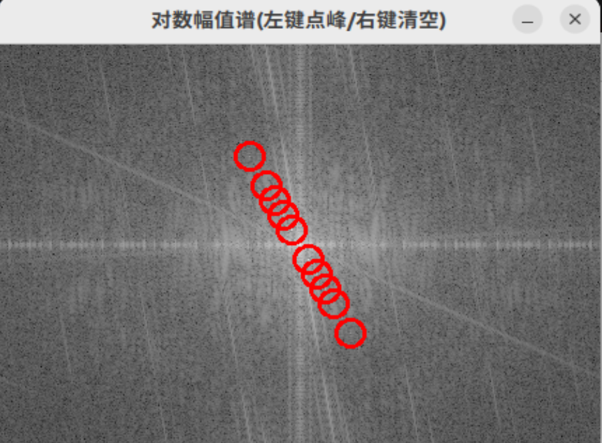
//> input picture opencv-exam/question5/（1）对数幅值谱.png, 602 x 443 px
$ ./5 '（1）对数幅值谱.png'   (built with g++ and OpenCV 4)
//> lines starting //> are read from the running program, lines starting //| are printed output that depends on the picture; after the words box and inside, x2 and y2 are one past the last pixel; in counts of white or black regions, pixels touching at a corner belong together
// 第5题 频域滤波 —— 周期性条纹(扫描线纹)干扰消除（交互式）
//
// 流程：
//   1. 灰度图乘以 (-1)^(x+y) 实现频谱中心化，再做二维 DFT
//   2. 计算对数幅值谱并显示/保存；条纹对应一对共轭亮峰
//   3. 定位亮峰（自动检测 / 参考图差值谱检测 / 命令行指定 / 鼠标点击）
//   4. 构造高斯陷波滤波器，每个峰与其共轭峰成对抑制
//   5. 逆 DFT 还原得到去条纹图像，自动保存全部结果图
//
// 峰值定位优先顺序：
//   a) 命令行手动指定（最可靠）
//   b) 参考图差值谱检测：|含噪图 - 参考图| 的频谱里条纹最干净，
//      检测到的峰基本就是真正的条纹峰（推荐，需 --ref 指定参考图）
//   c) 含噪图像本身的频谱自动检测（无参考图时）
//   之后仍可在窗口里用鼠标左键点击亮峰修正
//
// 运行示例：
//   ./question5 image51.png --ref image52.png --save
//   ./question5 image51.png u1 v1 u2 v2 ... --save
//
// 交互操作（在“对数幅值谱”窗口，仅非 --save 模式）：
//   左键点击亮峰    添加/移除该陷波对（再点一次即撤销）
//   右键            清空所有陷波
//   ] 或 +          加大 sigma（条纹变浅但没干净时用）
//   [ 或 -          减小 sigma（图像被磨糊时用）
//   ESC             退出
// ============================================================

#include <opencv2/opencv.hpp>
#include <cstdlib>
#include <filesystem>
#include <fstream>
#include <iostream>
#include <vector>

using namespace cv;
using namespace std;

// ---------- 可调参数 ----------
const int AUTO_PAIRS    = 5;    // 自动检测的亮峰对数（基频+谐波）
const int DC_RADIUS     = 10;   // 排除直流分量附近的搜索半径（条纹峰常离中心很近）
const int PROTECT_R     = 12;   // 保护半径：陷波绝不允许吃掉中心直流（防画面变黑）
const float MIN_PEAK_VAL = 10.0f;  // 峰值幅度下限
const float CONJ_RATIO  = 0.3f; // 共轭点亮度须达峰值的该比例（近直流峰因叠加背景
                                // 不对称，放宽到 0.3）

// ---------- 全局状态（供鼠标回调使用） ----------
static Mat g_planes[2];     // 中心化频谱的实部/虚部
static Mat g_sign;          // (-1)^(x+y) 中心化因子
static Mat g_mag;           // 幅值谱
static Mat g_visBase;       // 灰度版对数幅值谱（用于画标记）
static Mat g_ref;           // 参考图
static Mat g_src;           // 原图（灰度，用于拼对比图）
static vector<Point> g_peaks;
static int g_cx = 0, g_cy = 0;
static int g_sigma = 5;
static bool g_hasRef = false;
static bool g_headless = false;   // 无图形界面时只保存图片，不弹窗
static double g_psnrBefore = 0.0; // 去条纹前 PSNR（原图 vs 参考图）

// 共轭峰：实图像频谱关于原点共轭对称，中心化后即 (W-x, H-y)（取模，
// 兼容奇数尺寸；奇数尺寸时不能简单用 2*中心-x）
static Point conjugateOf(Point p, int w, int h) {
    return Point((w - p.x) % w, (h - p.y) % h);
}

// 在陷波掩膜上对 (p) 位置加一个高斯陷波（1 = 保留，0 = 完全抑制）
static void addNotch(Mat& mask, Point p, int sigma) {
    int r = 3 * sigma;
    for (int i = max(0, p.y - r); i <= min(mask.rows - 1, p.y + r); ++i) {
        for (int j = max(0, p.x - r); j <= min(mask.cols - 1, p.x + r); ++j) {
            float dx = float(j - p.x), dy = float(i - p.y);
            float g = 1.0f - expf(-(dx * dx + dy * dy) / (2.0f * sigma * sigma));
            mask.at<float>(i, j) *= g;
        }
    }
}

// [8 lines left out: function psnr, not called in this run]

// 用当前陷波列表重新滤波并刷新所有窗口
static void rebuild() {
    Mat notchMask = Mat::ones(g_mag.size(), CV_32F);
    int px = g_mag.cols / 2, py = g_mag.rows / 2;
    for (Point p : g_peaks) {
        if (p.x < 0 || p.x >= g_mag.cols || p.y < 0 || p.y >= g_mag.rows) continue;
        if (norm(p - Point(px, py)) <= PROTECT_R) continue;   // 靠近中心的一律跳过
        addNotch(notchMask, p, g_sigma);
    }
    // 保护直流区域：即使误点/误检到中心附近，也强制恢复为保留
    circle(notchMask, Point(px, py), PROTECT_R, Scalar(1.0f), FILLED);

    Mat planesF[2];
    multiply(g_planes[0], notchMask, planesF[0]);
    multiply(g_planes[1], notchMask, planesF[1]);
    Mat filtered;
    merge(planesF, 2, filtered);

    Mat result;
    idft(filtered, result, DFT_INVERSE | DFT_SCALE | DFT_REAL_OUTPUT);
    multiply(result, g_sign, result);            // 还原中心化
    Mat out8;
    result.convertTo(out8, CV_8U);               // 自动截断到 [0,255]
    imwrite("q5_restored.png", out8);

    Mat notchVis;
    notchMask.convertTo(notchVis, CV_8U, 255.0);
    imwrite("q5_notch_mask.png", notchVis);

    // PSNR 前后对比（需要参考图）
    double psnrAfter = g_hasRef ? psnr(out8, g_ref) : 0.0;
    if (g_hasRef) {
        ofstream f("q5_psnr.txt");
        f << "去条纹前 PSNR: " << g_psnrBefore << " dB" << endl;
        f << "去条纹后 PSNR: " << psnrAfter << " dB" << endl;
        f << "PSNR 提升量: " << (psnrAfter - g_psnrBefore) << " dB" << endl;
        f << "陷波对数: " << g_peaks.size() / 2
          << ", sigma: " << g_sigma << endl;
        f.close();
    }

    if (!g_headless) {
        imshow("陷波掩膜", notchVis);
        imshow("去条纹结果", out8);
    }

    // ---------- 保存四格对比图（提交报告用） ----------
    Mat srcBgr, outBgr, maskBgr, specBgr;
    cvtColor(g_src, srcBgr, COLOR_GRAY2BGR);
    cvtColor(out8, outBgr, COLOR_GRAY2BGR);
    cvtColor(notchVis, maskBgr, COLOR_GRAY2BGR);
    cvtColor(g_visBase, specBgr, COLOR_GRAY2BGR);
    for (Point p : g_peaks)
        circle(specBgr, p, 10, Scalar(0, 0, 255), 2);
    putText(srcBgr, "Original", Point(10, 30), FONT_HERSHEY_SIMPLEX, 0.9,
            Scalar(0, 0, 255), 2);
    putText(outBgr, "Restored", Point(10, 30), FONT_HERSHEY_SIMPLEX, 0.9,
            Scalar(0, 255, 0), 2);
    putText(specBgr, "Log Spectrum", Point(10, 30), FONT_HERSHEY_SIMPLEX, 0.9,
            Scalar(0, 255, 0), 2);
    putText(maskBgr, "Notch Mask", Point(10, 30), FONT_HERSHEY_SIMPLEX, 0.9,
            Scalar(0, 255, 0), 2);
    Mat top, bottom, compare;
    hconcat(srcBgr, outBgr, top);
    hconcat(specBgr, maskBgr, bottom);
    vconcat(top, bottom, compare);
    imwrite("q5_compare.png", compare);

    cout << "当前 " << g_peaks.size() / 2 << " 对陷波, sigma=" << g_sigma;
    if (g_hasRef) {
        cout << ", PSNR提升=" << (psnrAfter - g_psnrBefore)
             << " dB (" << g_psnrBefore << " -> " << psnrAfter << ")"
             << ", 结果已写入 q5_psnr.txt";
    }
    cout << endl;
}

// 打印幅度最大的候选峰（含共轭与幅度），用于人工核对真正的条纹峰
static void printTopPeaks(const Mat& mag, int n = 12) {
    int cx = mag.cols / 2, cy = mag.rows / 2;
    Mat work = mag.clone();
    Mat mask = Mat::ones(mag.size(), CV_8U);
    circle(mask, Point(cx, cy), DC_RADIUS, Scalar(0), FILLED);
    cout << "原谱候选峰(幅度从大到小):" << endl;
    for (int i = 0; i < n; ++i) {
        double v;
        Point p;
        minMaxLoc(work, nullptr, &v, nullptr, &p, mask);
        if (v < MIN_PEAK_VAL) break;
        Point c = conjugateOf(p, mag.cols, mag.rows);
        cout << "  (" << p.x << "," << p.y << ") amp=" << (long)v
             << "   共轭(" << c.x << "," << c.y << ") amp="
             << (long)mag.at<float>(c) << endl;
        int rr = max(3, DC_RADIUS / 3);
        circle(work, p, rr, Scalar(0), FILLED);
        circle(work, c, rr, Scalar(0), FILLED);
    }
}

// 在谱图上重画陷波标记
static void showPeaksOnSpectrum() {
    Mat visColor;
    cvtColor(g_visBase, visColor, COLOR_GRAY2BGR);
    for (Point p : g_peaks)
        circle(visColor, p, 10, Scalar(0, 0, 255), 2);
    if (!g_headless)
        imshow("对数幅值谱(左键点峰/右键清空)", visColor);
    imwrite("q5_spectrum_peaks.png", visColor);
}

// 鼠标交互：左键添加/移除陷波对，右键清空
// [37 lines left out: function onMouse, not called in this run]

// 自动找峰值：排除直流区域，找幅度最大的点，并验证其共轭点同样明亮
static void detectPeaks(const Mat& mag, vector<Point>& peaks) {
    int cx = mag.cols / 2, cy = mag.rows / 2;
    Mat work = mag.clone();
    Mat mask = Mat::ones(mag.size(), CV_8U);
    circle(mask, Point(cx, cy), DC_RADIUS, Scalar(0), FILLED);

    for (int i = 0; i < AUTO_PAIRS; ++i) {
        double maxVal = 0;
        Point p;
        minMaxLoc(work, nullptr, &maxVal, nullptr, &p, mask);
        if (maxVal < MIN_PEAK_VAL) break;
        Point conj = conjugateOf(p, mag.cols, mag.rows);

        double conjVal = mag.at<float>(conj);
        if (conjVal >= CONJ_RATIO * maxVal) {
            peaks.push_back(p);
            peaks.push_back(conj);
        }
        // 无论是否采用，都屏蔽该邻域，继续找下一对
        circle(work, p, DC_RADIUS / 2, Scalar(0), FILLED);
        circle(work, conj, DC_RADIUS / 2, Scalar(0), FILLED);
    }
}

int main(int argc, char** argv) {
    if (argc < 2) {
        cout << "用法: " << argv[0] << " 图像路径 [峰坐标...] "
                "[--ref 参考图] [--sigma 1~40] [--save]" << endl;
        return 0;
    }

    // ---------- 解析命令行 ----------
    string refPath = "q5_reference.png";
    vector<string> numArgs;
    for (int i = 1; i < argc; ++i) {
        string a = argv[i];
        if (a == "--save") {
            g_headless = true;
        } else if (a == "--ref" && i + 1 < argc) {
            refPath = argv[++i];
        } else if (a == "--sigma" && i + 1 < argc) {
            g_sigma = max(1, min(40, atoi(argv[++i])));
        } else if (i >= 2) {
            numArgs.push_back(a);
        }
    }
    if (!g_headless && getenv("DISPLAY") == nullptr) {
        g_headless = true;
        cout << "未检测到图形显示环境，自动进入“只保存图片”模式。" << endl;
    }

    Mat src = imread(argv[1], IMREAD_GRAYSCALE);
//> src: 443 rows x 602 cols, CV_8UC1; min 0, max 241, mean 114.9
    if (src.empty()) {
        cerr << "无法读取图像: " << argv[1] << endl;
        return -1;
    }
    g_src = src.clone();
    g_cx = src.cols / 2;
//> g_cx = 301
    g_cy = src.rows / 2;
//> g_cy = 221

    // ---------- 1. 频谱中心化 + 二维 DFT ----------
    Mat fsrc;
    src.convertTo(fsrc, CV_32F);
    g_sign = Mat::zeros(src.size(), CV_32F);   // (-1)^(x+y)
    for (int i = 0; i < src.rows; ++i)
        for (int j = 0; j < src.cols; ++j)
            g_sign.at<float>(i, j) = ((i + j) % 2 == 0) ? 1.0f : -1.0f;
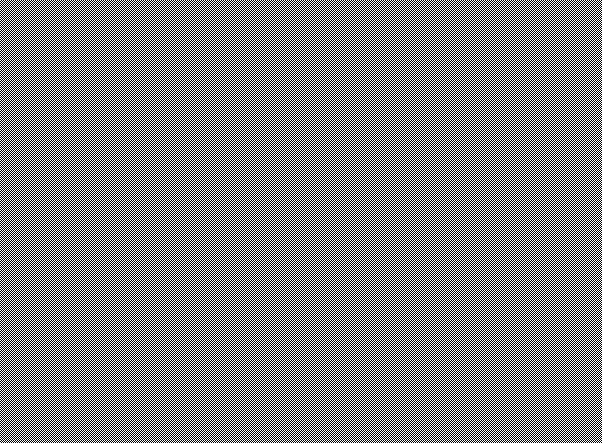
//> g_sign: 443 rows x 602 cols, CV_32FC1; values -1 (black) and 1 (white), 50% white in thin lines or dots
    multiply(fsrc, g_sign, fsrc);

    Mat complexI;
    dft(fsrc, complexI, DFT_COMPLEX_OUTPUT);
    split(complexI, g_planes);

    // ---------- 2. 对数幅值谱 ----------
    magnitude(g_planes[0], g_planes[1], g_mag);
    Mat logMag;
    log(g_mag + 1.0f, logMag);
    double maxLog;
    minMaxLoc(logMag, nullptr, &maxLog);
    double cap = maxLog * 0.95;              // 压缩直流动态范围，让中高频峰可见
    logMag.setTo(cap, logMag > cap);
    normalize(logMag, g_visBase, 0, 255, NORM_MINMAX);
    g_visBase.convertTo(g_visBase, CV_8U);
    imwrite("q5_log_spectrum.png", g_visBase);
    printTopPeaks(g_mag, 12);
//> in printTopPeaks, `circle(mask, Point(cx, cy), DC_RADIUS, Scalar(0), FILLED);`: mask: 443 rows x 602 cols, CV_8UC1; values 0 (black) and 1 (white), 99.9% white; 1 black region, box (x1, y1, x2, y2) and area: (291, 211, 312, 232) 317
//> the loop in printTopPeaks, `for (int i = 0; i < n; ++i)` made 12 passes
//> (v, p, c) on passes 1 to 12: (1590865.6, Point(301, 207), Point(301, 236)), (849738.1, Point(301, 203), Point(301, 240)), (807291.4, Point(301, 232), Point(301, 211)), (786565.2, Point(301, 196), Point(301, 247)), (530430.1, Point(301, 187), Point(301, 256)), (467124.2, Point(301, 176), Point(301, 267)), (396315.2, Point(301, 192), Point(301, 251)), (367405.4, Point(301, 166), Point(301, 277)), (297041.3, Point(301, 157), Point(301, 286)), (278133.4, Point(301, 183), Point(301, 260)), (262677.1, Point(301, 145), Point(301, 298)), (233376.1, Point(301, 172), Point(301, 271))
//|   (301,207) amp=1590865   共轭(301,236) amp=1590865
//|   (301,203) amp=849738   共轭(301,240) amp=849738
//|   (301,232) amp=807291   共轭(301,211) amp=807291
//|   (301,196) amp=786565   共轭(301,247) amp=786565
//|   (301,187) amp=530430   共轭(301,256) amp=530430
//|   (301,176) amp=467124   共轭(301,267) amp=467124
//|   (301,192) amp=396315   共轭(301,251) amp=396315
//|   (301,166) amp=367405   共轭(301,277) amp=367405
//> (output is shown up to pass 8 of 12)
//> after the loop in printTopPeaks, `for (int i = 0; i < n; ++i)`: work: 443 rows x 602 cols, CV_32FC1; min 0, max 18829128, mean 3917.5

    // ---------- 3. 参考图（用于差值谱定位条纹峰 + PSNR） ----------
    g_ref = imread(refPath, IMREAD_GRAYSCALE);
//> q5_reference.png cannot be read in this run, so this picture is empty
    if (g_ref.empty()) {
        // 未指定或默认名不存在时，尝试输入图同目录下的常见名字
        std::filesystem::path inPath(argv[1]);
        vector<string> names = {"q5_reference.png", "reference.png",
                                "ref.png", "image52.png"};
        for (const string& nm : names) {
            std::filesystem::path cand = inPath.parent_path() / nm;
            g_ref = imread(cand.string(), IMREAD_GRAYSCALE);
//> q5_reference.png cannot be read in this run, so this picture is empty
            if (!g_ref.empty()) {
                cout << "自动找到参考图: " << cand.string() << endl;
                break;
            }
        }
    }
    g_hasRef = (!g_ref.empty() && g_ref.size() == src.size());
    if (g_ref.empty())
        cout << "未找到参考图（可用 --ref 指定路径），将用原图谱检测。" << endl;
    else if (!g_hasRef)
        cout << "参考图尺寸不一致，仅用于 PSNR 会跳过；差值谱检测不可用。" << endl;
    if (g_hasRef) {
        g_psnrBefore = psnr(src, g_ref);
        cout << "去条纹前 PSNR(原图 vs 参考图) = " << g_psnrBefore << " dB" << endl;
    }

    // ---------- 4. 定位条纹峰（优先级：手动 > 差值谱 > 原图谱） ----------
    if (!numArgs.empty()) {
        for (size_t i = 0; i + 1 < numArgs.size(); i += 2)
            g_peaks.push_back(Point(atoi(numArgs[i].c_str()), atoi(numArgs[i + 1].c_str())));
        size_t n = g_peaks.size();
        for (size_t i = 0; i < n; ++i)
            g_peaks.push_back(conjugateOf(g_peaks[i], src.cols, src.rows));
        cout << "手动指定峰值(共轭由程序补充):" << endl;
    } else if (g_hasRef) {
        // 差值谱：条纹在 |含噪图 - 参考图| 的频谱里最干净
        Mat diff;
        absdiff(src, g_ref, diff);
        Mat df;
        diff.convertTo(df, CV_32F);
        multiply(df, g_sign, df);
        Mat dc;
        dft(df, dc, DFT_COMPLEX_OUTPUT);
        Mat dp[2];
        split(dc, dp);
        Mat dmag;
        magnitude(dp[0], dp[1], dmag);
        detectPeaks(dmag, g_peaks);
        cout << "参考差值谱检测到的条纹峰(含共轭):" << endl;
    } else {
        detectPeaks(g_mag, g_peaks);
//> the loop in detectPeaks, `for (int i = 0; i < AUTO_PAIRS; ++i)` made 5 passes
//> (maxVal, p, conj, conjVal) on passes 1 to 5: (1590865.6, Point(301, 207), Point(301, 236), 1590865.6), (786565.2, Point(301, 196), Point(301, 247), 786565.2), (530430.1, Point(301, 187), Point(301, 256), 530430.1), (467124.2, Point(301, 176), Point(301, 267), 467124.2), (367405.4, Point(301, 166), Point(301, 277), 367405.4)
//> after the loop in detectPeaks, `for (int i = 0; i < AUTO_PAIRS; ++i)`: work: 443 rows x 602 cols, CV_32FC1; min 0, max 18829128, mean 3949.7
//> g_peaks = 10 Points (x, y): [301, 207], [301, 236], [301, 196], [301, 247], [301, 187], [301, 256], [301, 176], [301, 267], [301, 166], [301, 277]
        cout << "原图谱自动检测到的峰值(含共轭):" << endl;
    }
    for (Point p : g_peaks)
        cout << "  (" << p.x << ", " << p.y << ")" << endl;
//> this loop made 10 passes
//|   (301, 207)
//|   (301, 236)
//|   (301, 196)
//|   (301, 247)
//|   (301, 187)
//|   (301, 256)
//|   (301, 176)
//|   (301, 267)
//> (output is shown up to pass 8 of 10)

    // ---------- 5. 显示 + 处理 ----------
    showPeaksOnSpectrum();
//> the loop in showPeaksOnSpectrum, `for (Point p : g_peaks)` made 10 passes
//> after the loop in showPeaksOnSpectrum, `for (Point p : g_peaks)`:
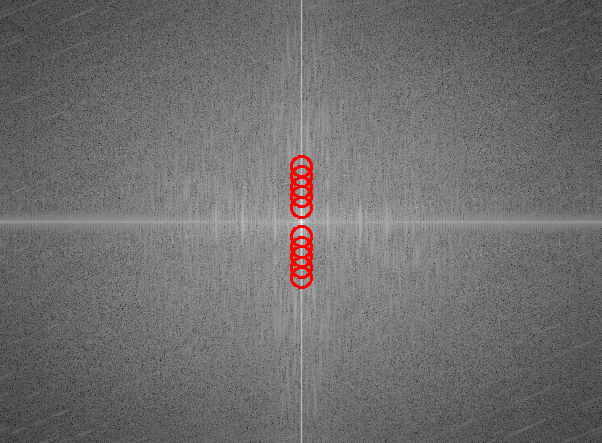
//> visColor: 443 rows x 602 cols, CV_8UC3; mean B, G, R 109.9, 109.9, 111.5
    rebuild();
//> the loop in rebuild, `for (Point p : g_peaks)` made 10 passes
//> after the loop in rebuild, `for (Point p : g_peaks)`:
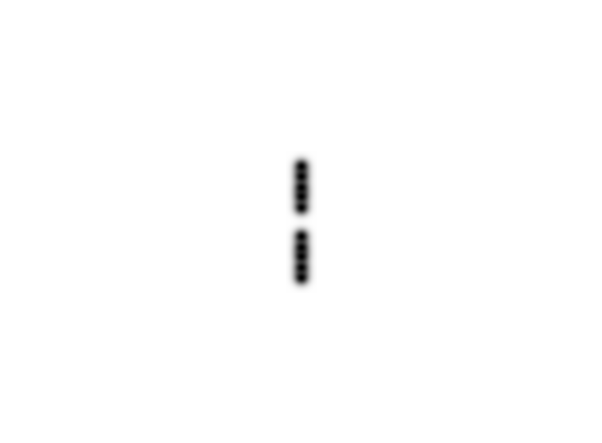
//> notchMask: 443 rows x 602 cols, CV_32FC1; min 0, max 1, mean 0.995
//> in rebuild, `circle(notchMask, Point(px, py), PROTECT_R, Scalar(1.0f), FILLED);`: notchMask: 443 rows x 602 cols, CV_32FC1; 0.17% of pixels changed, all inside (x1, y1, x2, y2) = (289, 209, 314, 234)
//> in rebuild, `result.convertTo(out8, CV_8U);`:
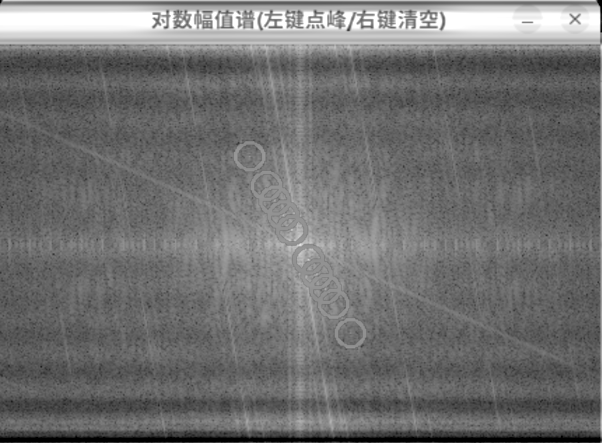
//> out8: 443 rows x 602 cols, CV_8UC1; min 0, max 255, mean 112.6
//> in rebuild, `double psnrAfter = g_hasRef ? psnr(out8, g_ref) : 0.0;`: psnrAfter = 0
//> in rebuild, `putText(srcBgr, "Original", Point(10, 30), FONT_HERSHEY_SIMPLEX, 0.9, ..`: srcBgr: 443 rows x 602 cols, CV_8UC3; mean B, G, R 114.2, 114.2, 114.9
//> in rebuild, `putText(outBgr, "Restored", Point(10, 30), FONT_HERSHEY_SIMPLEX, 0.9, ..`: outBgr: 443 rows x 602 cols, CV_8UC3; mean B, G, R 111.7, 112.7, 111.7
//> in rebuild, `putText(specBgr, "Log Spectrum", Point(10, 30), FONT_HERSHEY_SIMPLEX, ..`: specBgr: 443 rows x 602 cols, CV_8UC3; 0.5% of pixels changed, all inside (x1, y1, x2, y2) = (13, 10, 206, 38)
//> in rebuild, `putText(maskBgr, "Notch Mask", Point(10, 30), FONT_HERSHEY_SIMPLEX, 0...`: maskBgr: 443 rows x 602 cols, CV_8UC3; mean B, G, R 252.7, 253.8, 252.7
//> in rebuild, `hconcat(srcBgr, outBgr, top);`:
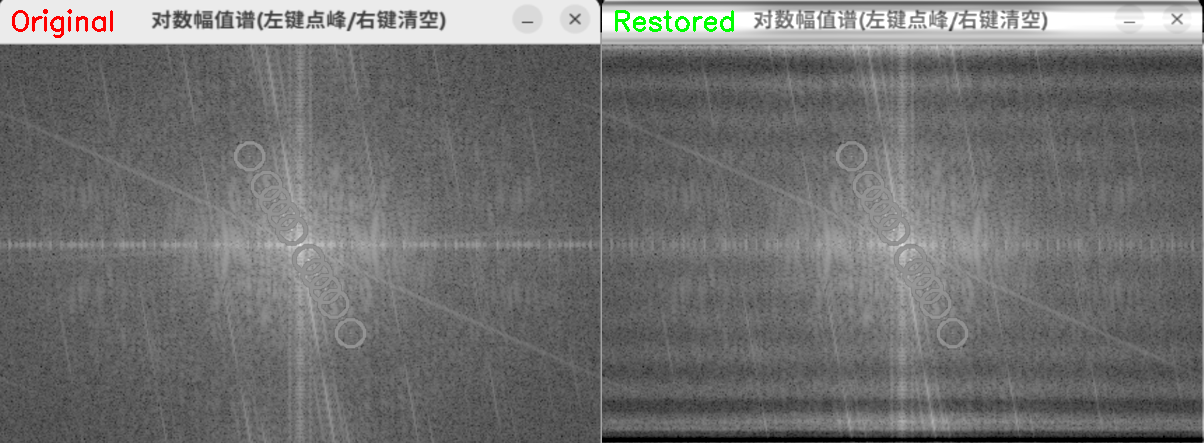
//> top: 443 rows x 1204 cols, CV_8UC3; mean B, G, R 112.9, 113.4, 113.3
//> in rebuild, `hconcat(specBgr, maskBgr, bottom);`:
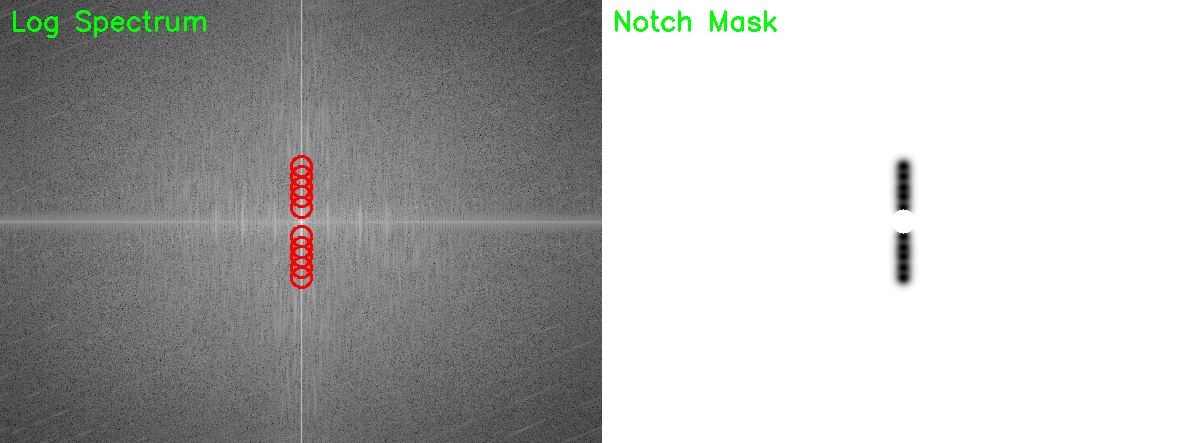
//> bottom: 443 rows x 1204 cols, CV_8UC3; mean B, G, R 181.1, 182.3, 181.8
//> in rebuild, `vconcat(top, bottom, compare);`:
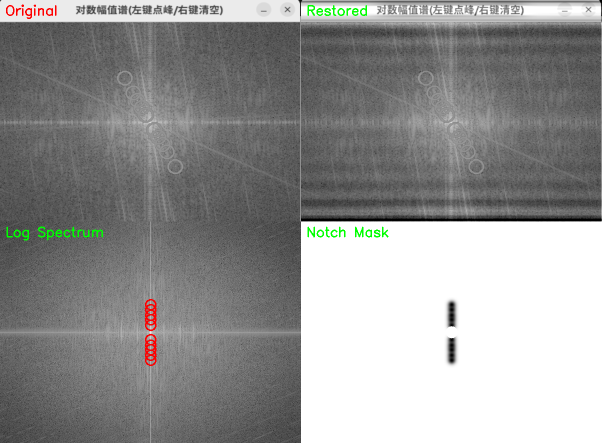
//> compare: 886 rows x 1204 cols, CV_8UC3 (shown at 1/2 size); mean B, G, R 147, 147.8, 147.6
//| 当前 5 对陷波, sigma=5

    if (g_headless) {
        cout << endl
             << "处理完成，所有输出图片已保存到:" << endl
             << "  " << std::filesystem::current_path().string() << endl
             << "  文件名: q5_log_spectrum.png / q5_spectrum_peaks.png" << endl
             << "          q5_notch_mask.png / q5_restored.png / q5_compare.png" << endl;
        return 0;
//> (the program exits here)
